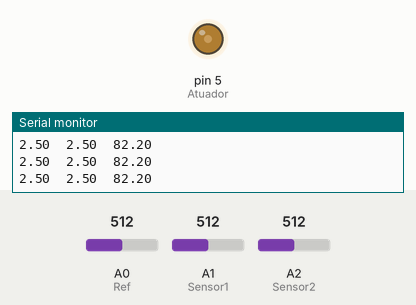
Recording of a sketch running on a simulated Arduino Uno, built with avr-gcc and run on an emulated ATmega328P. Parts: output pins drawn as LEDs (lit = HIGH), the last lines printed to the serial monitor. The test bench sets the inputs (shaded band); at power-on: A0 (Ref) = 512, A1 (Sensor1) = 512, A2 (Sensor2) = 512.

Above: at 1.2 s.
1.3 s: A0 (Ref) set to 716
At 1.9 s:
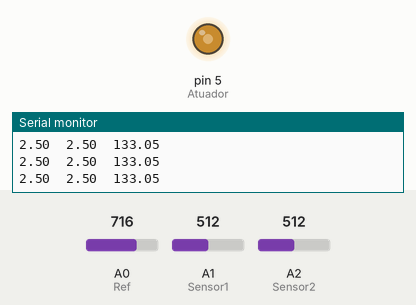
2.8 s: A1 (Sensor1) set to 716
At 4.0 s:
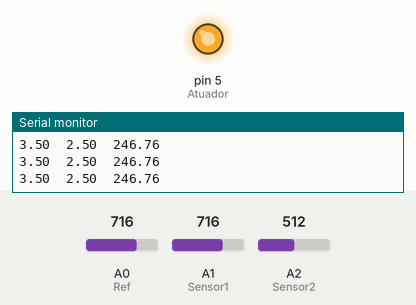
4.3 s: A2 (Sensor2) set to 900
At 5.1 s:
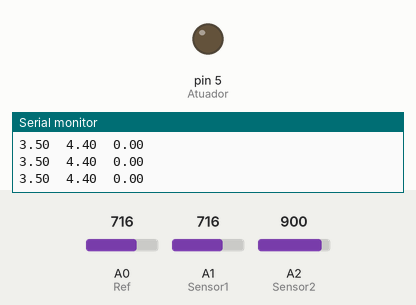
5.8 s: A0 (Ref) set to 745
At 6.2 s:
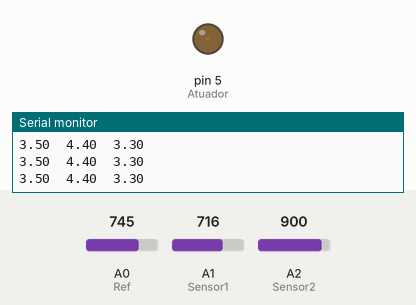
7.3 s: A0 (Ref) set to 511
At 7.9 s:
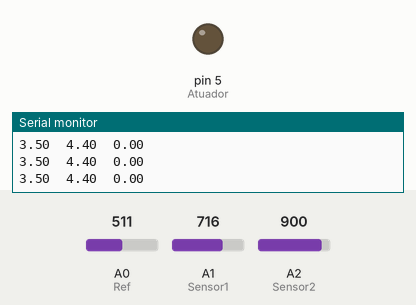
10.3 s: A1 (Sensor1) set to 800
11.8 s: A1 (Sensor1) set to 835
At 12.3 s:
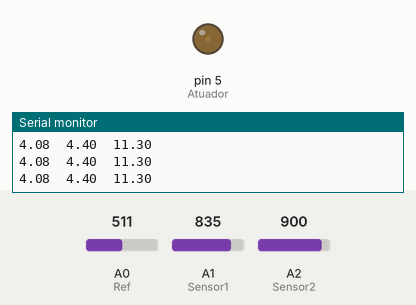
Timing chart, 0 to 14.3 s (numbered marks = the images above; inputs shaded):
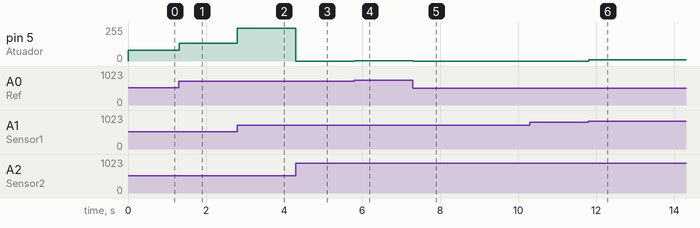

Measured:
- after the input at 1.3 s, pin 5 (Atuador): 82/255 → 133/255 at once
- after the input at 2.8 s, pin 5 (Atuador): 133/255 → 246/255 at once
- after the input at 4.3 s, pin 5 (Atuador): 246/255 → 0/255 at once
- after the input at 5.8 s, pin 5 (Atuador): 0/255 → 3/255 at once
- after the input at 7.3 s, pin 5 (Atuador): 3/255 → 0/255 at once
- after the input at 11.8 s, pin 5 (Atuador): 0/255 → 11/255 at once

The sketch:

Controlador_Aloc_Polos.ino
```cpp
 /* ----- Controlador proporcional e integral para o sistema termico ----- */


// const int Referencia = 0; // O sinal de referencia sera lido a partir do pino de
                          // entrada analogica A0

const int Ref = 0;      // Referencia sera conectado ao pino de entrada analogica A0
const int Sensor1 = 1; // O sensor sera conectado ao pino de entrada analogica A1
const int Sensor2 = 2; // O sensor sera conectado ao pino de entrada analogica A2

const int Atuador = 5; // O sinal de comando "analogico" (saida do controlador)
                       // sera transmitido pelo pino de saida digital 5 (PWM)

double Valor_Referencia;
double Valor_Sensor1; // Variavel que armazenara o valor da saida (tensao no capacitor 1)
double Valor_Sensor2; // Variavel que armazenara o valor da saida (tensao no capacitor 2)

double Valor_Atuador; // Variavel que armazenara o valor da
                   // saida do controlador (acao de controle)

double D;

double k1 = -2.2361;
double k2 = 2.5920;

double last_time;
void setup(){

Serial.begin(9600); // Especifique a velocidade da comunicacao serial

Serial.println("\nVc1\tVc2\tAtuador");
Serial.println("---------------------------");

pinMode(Ref, INPUT); // Define o pino do sensor como uma entrada
pinMode(Sensor1, INPUT); // Define o pino do sensor como uma entrada
pinMode(Sensor2, INPUT); // Define o pino do sensor como uma entrada

pinMode(Atuador, OUTPUT); // Define o pino do atuador como uma saida

last_time = millis();
}


void loop(){

  Valor_Sensor1 = analogRead(Sensor1); // Converte o valor de tensao numa palavra binaria de 10 bits (0V a 5V <---> 0 a 1023)

  Valor_Sensor1 = Valor_Sensor1/1023*5; // Mapeia de 10 bits para um escala de 0 a 5 V

  Valor_Sensor2 = analogRead(Sensor2); // Converte o valor de tensao numa palavra binaria de 10 bits (0V a 5V <---> 0 a 1023)

  Valor_Sensor2 = Valor_Sensor2/1023*5; // Mapeia de 10 bits para um escala de 0 a 5 V

  Valor_Referencia = analogRead(Ref); // Converte o valor de tensao numa palavra binaria de 10 bits (0V a 5V <---> 0 a 1023)

  Valor_Referencia = Valor_Referencia/1023*5; // Mapeia de 10 bits para um escala de 0 a 5 V

  D = k1*Valor_Sensor1 + k2*Valor_Sensor2; // EXPRESSAO DO CONTROLADOR

  Valor_Atuador = constrain((Valor_Referencia - D)* (255/5), 0, 255); // Restringe o valor do sinal de atuacao
                                            // a faixa de 0V a 5V (0 a 255)

  analogWrite(Atuador, Valor_Atuador); // Escreve no pino 5 (Atuador), que simulara
                                       // uma saida analogica via PWM

  Serial.print(Valor_Sensor1);
  Serial.print("\t");
  Serial.print(Valor_Sensor2);
  Serial.print("\t");
  Serial.println(Valor_Atuador);
  //delay(100);
  }
```
